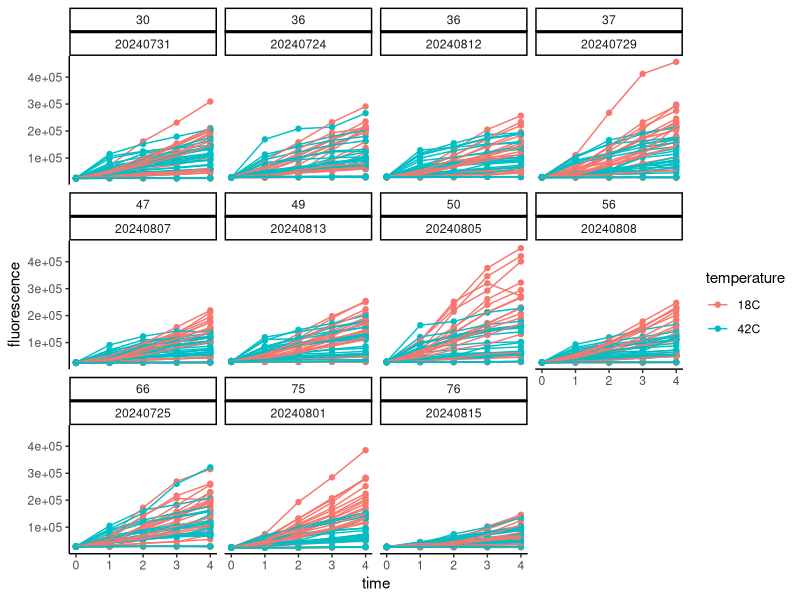
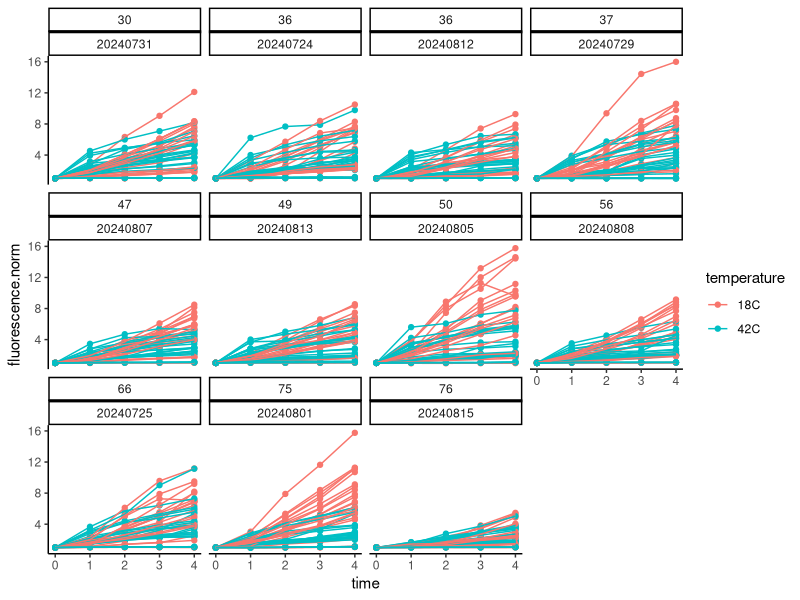
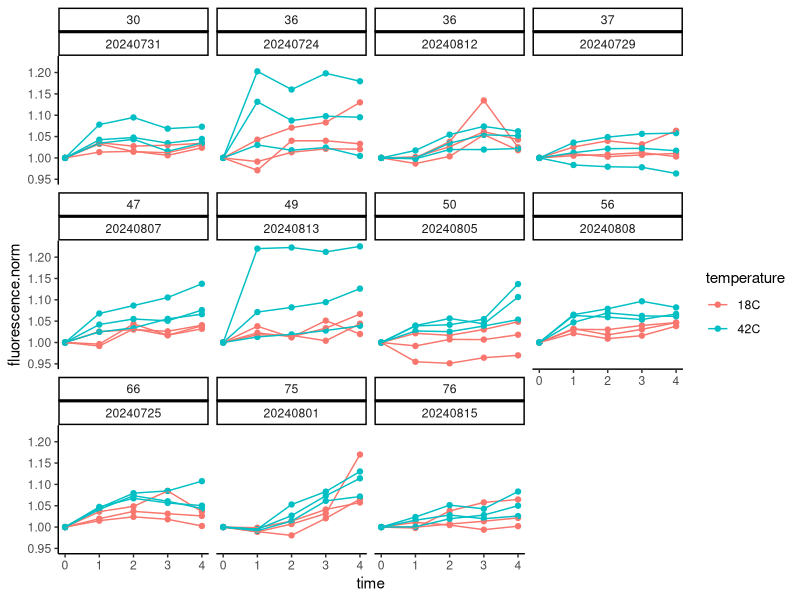
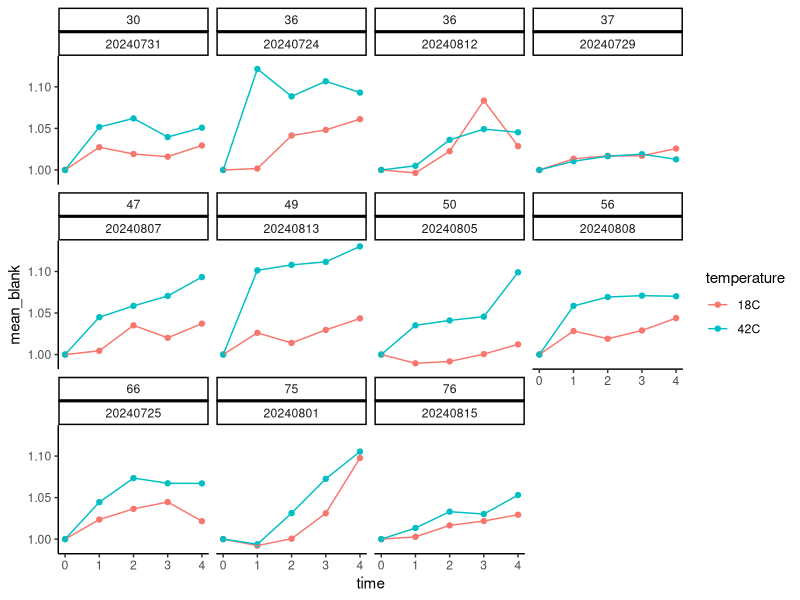
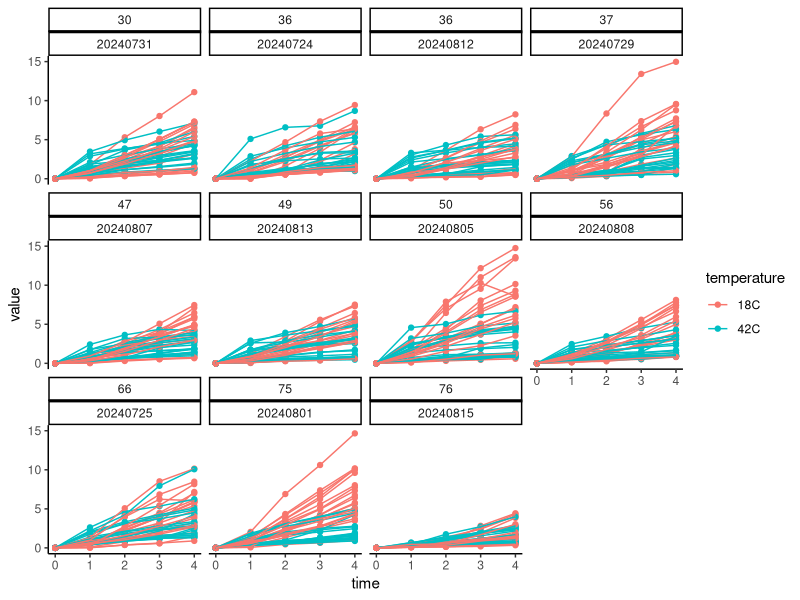
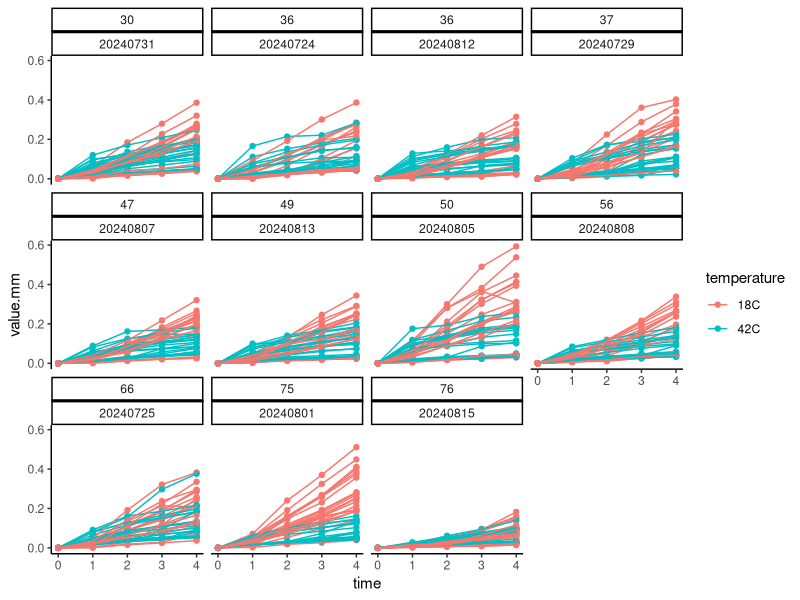
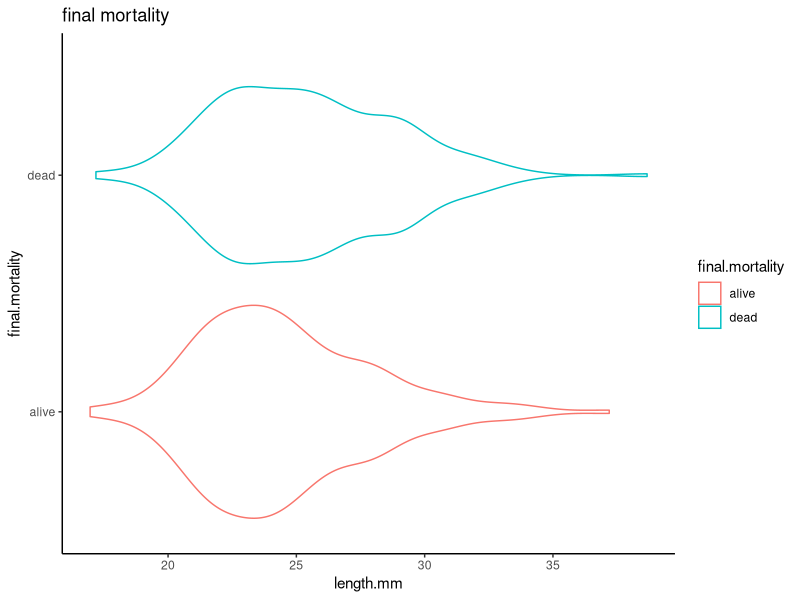
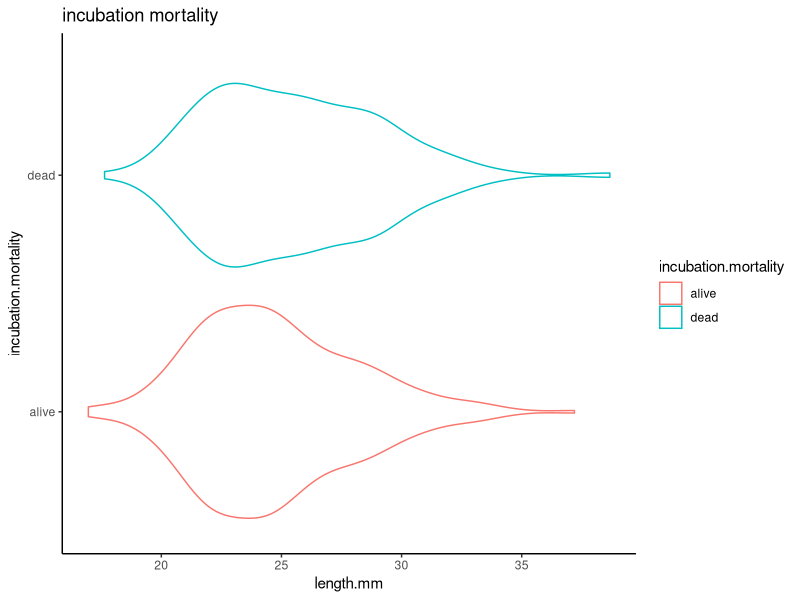

These figures' R source, in order: (Note: this script raises an error after producing the figures.)
## ---- chunk 1
knitr::opts_chunk$set(echo = TRUE, warning = FALSE, message = FALSE)
## ---- chunk 2
library(MASS) 
library(tidyverse)
library(ggplot2)
library(readxl)
library(cowplot)
library(lme4)
library(lmerTest)
library(car)
library(effects)
library(emmeans)
library(RColorBrewer)
library(pROC)
## ---- chunk 3
#read in files
main_data <- read_csv("data/10k-seed/resazurin_data.csv")

main_data<-main_data%>%
  pivot_longer(names_to="time", values_to="fluorescence", cols=`0`:`4`)%>%
  mutate(time=as.numeric(time))
## ---- chunk 4
surv<-read_excel("data/10k-seed/survival_resazurin.xlsx")

surv<-surv%>%
  pivot_longer(names_to="time", values_to="status", cols=`0`:`24`)%>%
  mutate(time=as.numeric(time))%>%
  rename(date=date.resazurin, sample=oyster)%>%
  mutate(sample=as.character(sample))
## ---- chunk 5
size <- read_csv("data/10k-seed/resazurin-size.csv")%>%select(!notes)%>%mutate(sample=as.character(sample))
## ---- chunk 6
main_data<-left_join(main_data, surv)

main_data<-left_join(main_data,size)
## ---- chunk 7
final<-surv%>%
  filter(time==24)%>%
  rename(final.mortality=status)%>%
  select(!time)

main_data<-left_join(main_data, final)
## ---- chunk 8
main_data<-main_data%>%
  mutate(final.mortality = case_when(
    final.mortality == 0 ~ "alive",
    final.mortality == 1 ~ "dead",
    TRUE ~ as.character(final.mortality)  # To handle any other values
  ))

#add a column for mortality at the 4 hour time point 
main_data<-main_data%>%
  mutate(incubation.mortality = case_when(
    time == 4 & status == 0 ~ "alive", 
    time == 4 & status == 1 ~ "dead",
  ))%>%
  group_by(date, bag, sample) %>% # Group by sample to fill within each sample
  fill(incubation.mortality, .direction = "downup") %>% # Fill both downward and upward
  ungroup()
## ---- chunk 9
main_data%>%
  ggplot(aes(x=time, y=fluorescence, colour=temperature, group=sample))+
  facet_wrap(~bag*date)+
  geom_point()+
  geom_line()+
  theme_classic()
## ---- chunk 10
main_data<-main_data%>%
  group_by(date, bag, sample, width.mm, length.mm)%>%
  arrange(date, bag, sample)%>%
  mutate(fluorescence.norm=fluorescence/first(fluorescence))
## ---- chunk 11
main_data%>%
  ggplot(aes(x=time, y=fluorescence.norm, colour=temperature, group=sample))+
  facet_wrap(~bag*date)+
  geom_point()+
  geom_line()+
  theme_classic()
## ---- chunk 12
main_data%>%
  filter(type=="blank")%>%
  ggplot(aes(x=time, y=fluorescence.norm, colour=temperature, group=sample))+
  facet_wrap(~bag*date)+
  geom_point()+
  geom_line()+
  theme_classic()
## ---- chunk 13
blanks<-main_data%>%
  filter(type=="blank")%>%
  group_by(date, bag, temperature, time)%>%
  summarise(mean_blank=mean(fluorescence.norm))
## ---- chunk 14
blanks%>%
  ggplot(aes(x=time, y=mean_blank, colour=temperature))+
  facet_wrap(~bag*date)+
  geom_point()+
  geom_line()+
  theme_classic()
## ---- chunk 15
main_data<-left_join(main_data, blanks)

main_data<-main_data%>%
  filter(!type=="blank")%>%
  mutate(value=fluorescence.norm-mean_blank)
## ---- chunk 16
main_data%>%
  ggplot(aes(x=time, y=value, colour=temperature, group=sample))+
  facet_wrap(~bag*date)+
  geom_point()+
  geom_line()+
  theme_classic()
## ---- chunk 17
main_data<-main_data%>%
  select(!type)%>%
  select(!fluorescence.norm)%>%
  select(!mean_blank)%>%
  select(!fluorescence)
## ---- chunk 18
main_data$value.mm<-main_data$value/main_data$length.mm
## ---- chunk 19
main_data%>%
  ggplot(aes(x=time, y=value.mm, colour=temperature, group=sample))+
  facet_wrap(~bag*date)+
  geom_point()+
  geom_line()+
  theme_classic()
## ---- chunk 20
main_data%>%
  filter(time==4)%>%
  
  ggplot(aes(x=length.mm, y=final.mortality, colour=final.mortality))+
  geom_violin()+
  ggtitle("final mortality")+
  theme_classic()

main_data%>%
  filter(time==4)%>%
  
  ggplot(aes(x=length.mm, y=incubation.mortality, colour=incubation.mortality))+
  geom_violin()+
  ggtitle("incubation mortality")+
  theme_classic()
## ---- chunk 21
main_data$time<-as.factor(main_data$time)
## ---- chunk 22
hist(main_data$length.mm)
## ---- chunk 23
main_data<-main_data%>%
  filter(length.mm<35)

hist(main_data$length.mm)
## ---- chunk 24
hist(main_data$value)
## ---- chunk 25
auc.size<-main_data%>%
  filter(temperature=="18C")%>%
  filter(incubation.mortality=="alive")%>%
  ungroup()%>%
  select(date, bag, sample, time, length.mm, value)%>%
  
  mutate(time=as.numeric(time))%>%
  group_by(date, bag, sample, length.mm) %>%
  dplyr::summarise(AUC = trapz(time, value));auc.size
  
## ---- chunk 26
size_plot<-auc.size%>%
  
  ggplot(data=., aes(x=length.mm, y=AUC, group=paste(date, bag, sample)))+
  #facet_wrap(~temperature)+
  geom_point(colour="darkgray")+
  geom_smooth(aes(group=1), method="lm", colour="black")+
  xlab("Length (mm)")+
  ylab("AUC")+
  theme_classic();size_plot
## ---- chunk 27
auc.size%>%
  write.csv("output/size/10k_seed_size.csv")

## ---- chunk 28
alive_4h_data<-main_data%>%
  filter(incubation.mortality=="alive")%>%
  ungroup()%>%
  dplyr::select(!c(value, length.mm, width.mm, length.mm))

#view sample size 
alive_4h_data%>%
  group_by(time, temperature)%>%
  dplyr::summarise(length(value.mm))%>%
  print(n=100)
## ---- chunk 29
model<-lmer(sqrt(value.mm) ~ time * temperature + (1|hardening) + (1|date:bag:sample), data=alive_4h_data)

qqPlot(residuals(model))

hist(alive_4h_data$value.mm)
## ---- chunk 30
# Extract raw residuals
alive_4h_data$raw_resid <- residuals(model)

# Standardize residuals
alive_4h_data$std_resid <- alive_4h_data$raw_resid / sd(alive_4h_data$raw_resid)

# Flag potential outliers
outlier_threshold <- 3 #remove if more than 3 standard deviations from mean
alive_4h_data$outlier_flag <- abs(alive_4h_data$std_resid) > outlier_threshold

# Filter rows flagged as outliers
outliers <- alive_4h_data %>% filter(outlier_flag == TRUE)
print(outliers)

# Plot standardized residuals
ggplot(alive_4h_data, aes(x = seq_along(std_resid), y = std_resid)) +
  geom_point(aes(color = outlier_flag), size = 2) +
  geom_hline(yintercept = c(-outlier_threshold, outlier_threshold), linetype = "dashed", color = "red") +
  labs(title = "Standardized Residuals with Outliers", x = "Index", y = "Standardized Residual") +
  theme_minimal()
## ---- chunk 31
alive_4h_data<-alive_4h_data%>%
  filter(!outlier_flag==TRUE)
## ---- chunk 32
hist(alive_4h_data$value.mm)
## ---- chunk 33
alive_4h_data<-alive_4h_data%>%
  filter(value.mm<0.4)

hist(alive_4h_data$value.mm)
## ---- chunk 34
alive_4h_data%>%
  ggplot(aes(x=time, y=value.mm, colour=temperature, group=paste(date, bag, sample)))+
  geom_point()+
  geom_line()+
  theme_classic()
## ---- chunk 35
model<-lmer((value.mm)^(1/2) ~ time * temperature + (1|hardening) + (1|date:bag:sample), data=alive_4h_data)

summary(model)
anova(model)

qqPlot(residuals(model))
## ---- chunk 36
plot1<-alive_4h_data%>%

  ggplot(aes(x=time, y=value.mm, color=temperature, fill=temperature, group=temperature))+
  geom_point(alpha=0.3)+
  stat_smooth(method="loess")+
  scale_colour_manual(values=c("darkgrey", "darkred"), name="")+
  scale_fill_manual(values=c("darkgrey", "darkred"), name="")+
  theme_classic()+
  ylab(expression(paste("Fold Change in Fluorescence (mm" ^-1, ")")))+
  ggtitle("A")+
  xlab("Hour");plot1

ggsave(plot1, filename="figures/10k-seed/temperature_alive4h.png", width=5, height=4)
## ---- chunk 37
anova(model)

emm<-emmeans(model, ~temperature|time, adjust = "tukey")
pairs(emm)
## ---- chunk 38
auc_data<-alive_4h_data%>%
  mutate(timepoint=as.numeric(time))%>%
  group_by(date, bag, sample, temperature) %>%
  summarise(AUC = trapz(timepoint, value.mm))

head(auc_data)
## ---- chunk 39
plot1b<-auc_data%>%
  group_by(temperature)%>%
  summarise(mean=mean(AUC), se=sd(AUC)/sqrt(length(AUC)))%>%

  ggplot(., aes(x = temperature, y = mean, color = temperature, fill = temperature)) +
  geom_point() +
  geom_errorbar(aes(ymin=mean-se, ymax=mean+se), width=0.1) +
  scale_colour_manual(values=c("darkgray", "darkred"), name="Mortality")+
  scale_fill_manual(values=c("darkgray", "darkred"), name="Mortality")+
  geom_text(aes(x=1.5, y=0.45), label="p<0.001", colour="black")+
  ylim(0,0.5)+
  labs(
    title = "B",
    y = expression(paste("AUC")),
    x = "Temperature"
  ) +
  theme_classic()+
  theme(legend.position="none");plot1b

ggsave(plot1b, filename="figures/10k-seed/temperature_alive4h_auc.png", width=3, height=4)
## ---- chunk 40
hist(auc_data$AUC)

model<-lmer(AUC ~ temperature + (1|date:bag), data=auc_data)

summary(model)
anova(model)

qqPlot(residuals(model))
## ---- chunk 41
dead_4h_data<-main_data%>%
  filter(incubation.mortality=="dead")%>%
  ungroup()%>%
  dplyr::select(!c(value, length.mm, width.mm, length.mm))

#view sample size 
dead_4h_data%>%
  group_by(time, temperature)%>%
  dplyr::summarise(length(value.mm))%>%
  print(n=100)
## ---- chunk 42
high_4h_data<-main_data%>%
  filter(temperature=="42C")%>%
  ungroup()%>%
  dplyr::select(!c(value, length.mm, width.mm, length.mm))

#view sample size 
high_4h_data%>%
  group_by(time, temperature, incubation.mortality)%>%
  dplyr::summarise(length(value.mm))%>%
  print(n=100)
## ---- chunk 43
model3<-lmer(sqrt(value.mm) ~ time * incubation.mortality + (1|hardening) + (1|date:bag:sample), data=high_4h_data)

qqPlot(residuals(model3))

hist(high_4h_data$value.mm)
## ---- chunk 44
# Extract raw residuals
high_4h_data$raw_resid <- residuals(model3)

# Standardize residuals
high_4h_data$std_resid <- high_4h_data$raw_resid / sd(high_4h_data$raw_resid)

# Flag potential outliers
outlier_threshold <- 3
high_4h_data$outlier_flag <- abs(high_4h_data$std_resid) > outlier_threshold

# Filter rows flagged as outliers
outliers <- high_4h_data %>% filter(outlier_flag == TRUE)
print(outliers)

# Plot standardized residuals
ggplot(high_4h_data, aes(x = seq_along(std_resid), y = std_resid)) +
  geom_point(aes(color = outlier_flag), size = 2) +
  geom_hline(yintercept = c(-outlier_threshold, outlier_threshold), linetype = "dashed", color = "red") +
  labs(title = "Standardized Residuals with Outliers", x = "Index", y = "Standardized Residual") +
  theme_minimal()
## ---- chunk 45
high_4h_data<-high_4h_data%>%
  filter(!outlier_flag==TRUE)
## ---- chunk 46
hist(high_4h_data$value.mm)
## ---- chunk 47
high_4h_data<-high_4h_data%>%
  filter(value.mm<0.25)

hist(high_4h_data$value.mm)
## ---- chunk 48
high_4h_data%>%
  ggplot(aes(x=time, y=value.mm, colour=incubation.mortality, group=paste(date,sample)))+
  geom_point()+
  geom_line()+
  theme_classic()
## ---- chunk 49
model3<-lmer(sqrt(value.mm) ~ time * incubation.mortality + (1|hardening) + (1|date:bag:sample), data=high_4h_data)

summary(model3)
anova(model3)

qqPlot(residuals(model3))
## ---- chunk 50
plot1a<-high_4h_data%>%

  ggplot(aes(x=time, y=value.mm, color=incubation.mortality, fill=incubation.mortality))+
  geom_point(alpha=0.3)+
  geom_smooth(aes(group=incubation.mortality), method="lm")+
  scale_colour_manual(name="Mortality", values=c("black", "gray"))+
  scale_fill_manual(name="Mortality", values=c("black",  "gray"))+
  theme_classic()+
  geom_text(x=2.5, y=0.25, label="p<0.001", colour="black")+
  ylab(expression(paste("Fold Change in Fluorescence (mm" ^-1, ")")))+
  ggtitle("A")+
  xlab("Hours");plot1a

ggsave(plot1a, filename="figures/10k-seed/rates_mortality_4h.png", width=5, height=4)
## ---- chunk 51
anova(model3)

emm<-emmeans(model3, ~incubation.mortality|time, adjust = "tukey")
pairs(emm)
## ---- chunk 52
perc_data<-high_4h_data%>%
  group_by(incubation.mortality, time)%>%
  summarise(mean=mean(value.mm, na.rm=TRUE))%>%
  pivot_wider(names_from=incubation.mortality, values_from=mean)%>%
  filter(!time==0)%>%
  mutate(perc_change=((dead-alive)/alive)*100);perc_data
## ---- chunk 53
auc_data_dead<-high_4h_data%>%
  mutate(timepoint=as.numeric(time))%>%
  group_by(date, bag, sample, temperature, incubation.mortality) %>%
  summarise(AUC = trapz(timepoint, value.mm))

head(auc_data_dead)
## ---- chunk 54
perc_data<-auc_data_dead%>%
  group_by(incubation.mortality)%>%
  summarise(mean=mean(AUC, na.rm=TRUE))%>%
  pivot_wider(names_from=incubation.mortality, values_from=mean)%>%
  mutate(perc_change=((alive-dead)/dead)*100);perc_data
## ---- chunk 55
hist(auc_data_dead$AUC)
## ---- chunk 56
model4<-lmer(AUC ~ incubation.mortality + (1|date:bag), data=auc_data_dead)

summary(model4)
anova(model4)

qqPlot(residuals(model4))
## ---- chunk 57
emm<-emmeans(model4, ~incubation.mortality, adjust = "tukey")
pairs(emm)
## ---- chunk 58
plot4b<-auc_data_dead%>%
  group_by(incubation.mortality)%>%
  summarise(mean=mean(AUC), se=sd(AUC)/sqrt(length(AUC)))%>%
  
  ggplot(., aes(x = incubation.mortality, y = mean, color = incubation.mortality, fill = incubation.mortality)) +
  geom_point() +
  geom_errorbar(aes(ymin=mean-se, ymax=mean+se), width=0.1) +
  scale_colour_manual(values=c("black", "darkgray"), name="Mortality")+
 scale_fill_manual(values=c("black", "darkgray"), name="Mortality")+
  geom_text(aes(x=1.5, y=0.35), label="p<0.001", colour="black")+
  ylim(0,0.4)+
  labs(
    title = "B",
    y = expression(paste("AUC")),
    x = "Mortality"
  ) +
  theme_classic()+
  theme(legend.position="none");plot4b

ggsave(plot4b, filename="figures/10k-seed/auc_mortality_4h.png", width=3, height=4)
## ---- chunk 59
# Create a lagged status column
model_data <- high_4h_data %>%
  group_by(paste(date, bag, sample)) %>%
  mutate(next_status = lead(status)) %>%
  ungroup()

#if final mortality at time point 4 = dead, then add 1 to the "next_status" column and if final.mortality = alive, then add 0 to the "next status" column 

model_data <- model_data%>%
  filter(!is.na(next_status))%>%
  select(!c("raw_resid", "std_resid", "outlier_flag"))

# Logistic regression model
model4 <- glmer(next_status ~ scale(value.mm) + (1|hardening) + (1|bag:sample), family = binomial(link = "logit"), data = model_data)

# Summary of the model
summary(model4)
Anova(model4)
## ---- chunk 60
plot(Effect(c("value.mm"), model4))
## ---- chunk 61
# Logistic regression model for predictions
model_pred1 <- glmer(next_status ~ scale(value.mm) + (1|hardening) + (1|bag:sample), family = binomial(link = "logit"), data = model_data)

# Generate predicted probabilities
model_data$predicted_mortality <- predict(model_pred1, type = "response")

# Compute AUC
roc_curve <- roc(model_data$next_status, model_data$predicted_mortality)
auc_value <- auc(roc_curve)
print(paste("AUC:", round(auc_value, 3)))

# Compute accuracy with a threshold of 0.5
model_data$predicted_class <- ifelse(model_data$predicted_mortality > 0.5, 1, 0)
accuracy <- mean(model_data$predicted_class == model_data$next_status)
print(paste("Accuracy:", round(accuracy, 3)))

# Plot the ROC curve
roc_plot <- ggroc(roc_curve) +
  labs(title = "ROC Curve", x = "False Positive Rate", y = "True Positive Rate") +
  theme_classic();roc_plot

# Add confidence intervals for ROC curve
ci_auc <- ci.auc(roc_curve)
print(paste("AUC 95% CI:", round(ci_auc[1], 3), "-", round(ci_auc[3], 3)))

# Plot
plot12<-ggplot(model_data, aes(x = value.mm, y = predicted_mortality)) +
  geom_point(aes(y = next_status), alpha = 0.5, position = position_jitter(height = 0.03), colour="darkgray") +
  geom_smooth(method = "glm", method.args = list(family = "binomial"), se = TRUE, colour="black") +
  labs(
    title = "",
    x = expression(paste("Fold Change in Fluorescence (mm" ^-1, ")")),
    y = "Predicted Mortality"
  ) +
  theme_classic();plot12

ggsave(plot12, filename="figures/10k-seed/mortality_risk_metabolic_rate_42C_4h.png", width=5, height=4)
## ---- chunk 62
surv<-read_excel("data/10k-seed/survival_resazurin.xlsx")

surv_final<-surv%>%
  pivot_longer(names_to="time", values_to="status", cols=`0`:`24`)%>%
  mutate(time=as.numeric(time))%>%
  rename(date=date.resazurin, sample=oyster)%>%
  mutate(sample=as.character(sample))%>%
  filter(time=="4")
## ---- chunk 63
surv_data<-main_data%>%
  ungroup()%>%
  select(c(date, bag, sample, hardening, temperature, time, status))

#add 24 h survival data 
surv_data<-rbind(surv_final, surv_data)

surv_data<-surv_data%>%
  arrange(date, bag, sample)%>%
  mutate(time=as.numeric(as.character(time)))%>%
  arrange(date, bag, sample, time)

str(surv_data)

# Logistic regression model for predictions
model_surv <- glmer(status ~ time * temperature + (1|hardening/bag) + (1|bag:sample), family = binomial(link = "logit"), data = surv_data)

# Generate predicted probabilities
surv_data$predicted_mortality <- predict(model_surv, type = "response")

# Plot
plot3<-ggplot(surv_data, aes(x = as.numeric(time), y = predicted_mortality, color = temperature, fill = temperature)) +
  geom_point(aes(y = status), alpha = 0.6, position = position_jitter(height = 0.03)) +
  geom_smooth(method = "glm", method.args = list(family = "binomial"), se = FALSE) +
  scale_colour_manual(values=c("darkgrey", "darkred"))+
  scale_fill_manual(values=c("darkgrey", "darkred"))+
  labs(
    title = "C",
    y = "Mortality",
    x = "Hours"
  ) +
  theme_classic()+
  theme(legend.position="none");plot3

ggsave(plot3, filename="figures/10k-seed/survival_temperature.png", width=4, height=4)
## ---- chunk 64
# Summary of the model
summary(model_surv)
Anova(model_surv)
## ---- chunk 65
table_surv<-surv_data%>%
  
  group_by(temperature, time)%>%
  summarise(mean=mean(status), se=sd(status)/sqrt(length(status)));table_surv
